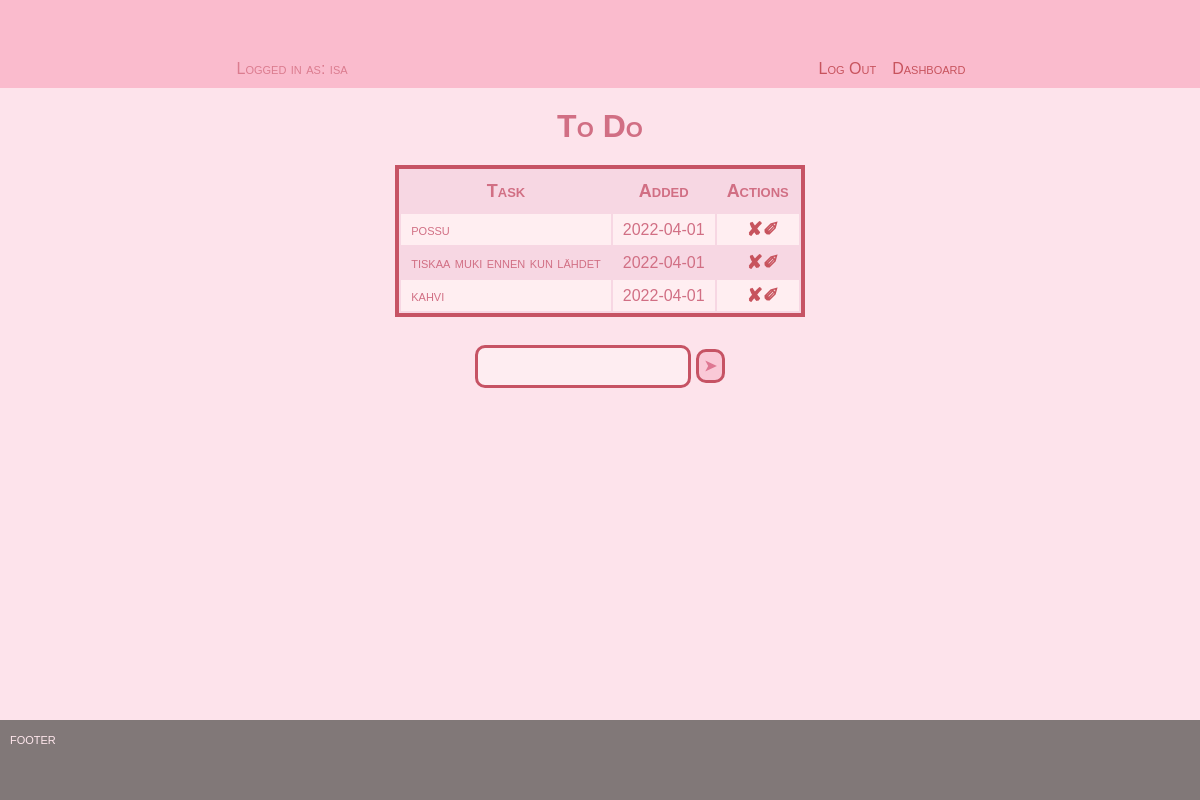
Page / (signed in) on the earlier database version.
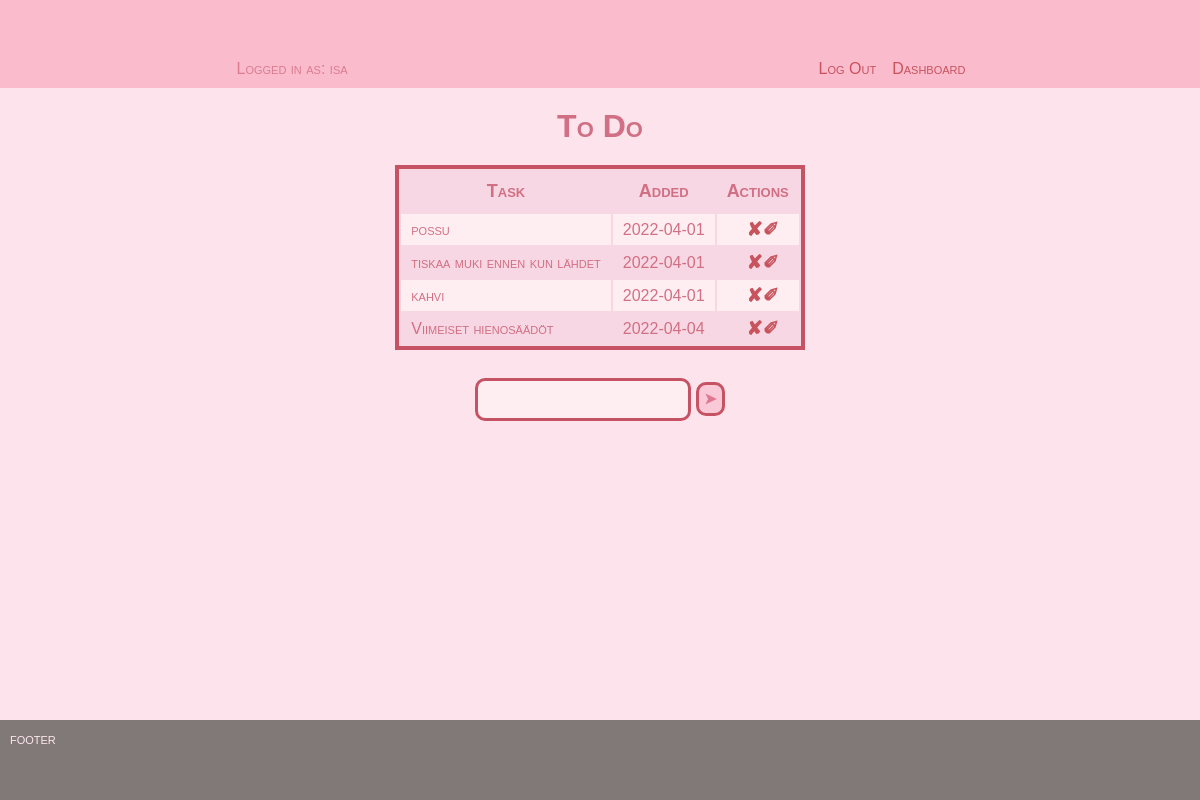
Same page on the later database version.
### app.py (models this page shows, shortened)
class User(db.Model, UserMixin):
    id = db.Column(db.Integer, primary_key=True)
    username = db.Column(db.String(20), nullable=False, unique=True)
    password = db.Column(db.String(80), nullable=False )

class Todo(db.Model):
    id = db.Column(db.Integer, primary_key=True)
    content = db.Column(db.String(200), nullable=False)
    date_created = db.Column(db.DateTime, default=datetime.utcnow)
    created_by = db.Column(db.String(10),)
    completed = db.Column(db.Boolean, default=False)

### app.py (the view)
@app.route('/', methods=['POST', 'GET'])
@login_required
def index():
    if request.method == 'POST':
        task_content = request.form['content']
        new_task = Todo(content=task_content)
        try:
            db.session.add(new_task)
            db.session.commit()
            return redirect('/')
        except:
            return 'there was a problem'
    else:
        tasks = Todo.query.order_by(Todo.date_created).all()
        return render_template('index.html', tasks=tasks)

### app.py (called while the page is built)
@login_manager.user_loader
def load_user(user_id):
    return User.query.get(user_id)

### templates/index.html (shortened to what this page needs)
{% extends 'base.html' %}
{% block body %}
<div class="page">
    <div class="header">
        <p class="loggedinas">Logged in as: {{current_user.username}}</p>
            <ul>
                <li><a class="headbutt" href="{{url_for('logout')}}"> Log Out </a></li>
                <li> <a class="headbutt" href="{{ url_for('dashboard')}}">Dashboard</a></li>
            </ul>
    </div>
    <div class="content">
        <h1>To Do</h1>
        {% if tasks|length < 1 %}
        <h4>Add a note to dispaly on todo table</h4>
        {% else %}
        <table>
            <tr>
                <th>Task</th>
                <th>Added</th>
                <th>Actions</th>
            </tr>
            {% for task in tasks %}
                <tr>
                    <td>{{ task.content }}</td>
                    <td>{{ task.date_created.date() }}</td>
                    <td class="buttons">
                        <a href="/delete/{{task.id}}">&#10008;</a>
                        <a href="/update/{{task.id}}">&#10000;</a>
                    </td>
                </tr>
            {% endfor %}
        </table>
        {% endif %}
        <br>
        <div class="form">
            <form action="/"method="POST">
                <input type="text" name="content" id="content" required>
                <input id="submit" type="submit" value="&#10148;">
            </form>
        </div>
        <footer>
           <p> footer </p>
        </footer>
</div>
</div>
{% endblock %}

### templates/base.html (shortened to what this page needs)
<!DOCTYPE html>
<html lang="en">
<head>
    <link rel="stylesheet" href="{{ url_for('static', filename='css/main.css') }}">
</head>
<body>
    {% block body %}{% endblock %}
</body>
</html>

### static/css/main.css (style rules this page uses)
:root { --bg-color: rgb(253, 227, 235); --bg-color2: rgb(250, 201, 215); --border: rgb(198, 83, 100); --text: rgb(222, 119, 146); }
* { margin: 0; font-variant: small-caps; font-family: 'Trebuchet MS', 'Lucida Sans Unicode', 'Lucida Grande', 'Lucida Sans', Arial, sans-serif; }
.page { margin: 0; display: flex; flex-direction: column; gap: 0; align-items: center; justify-items: center; background-color: var(--bg-color); min-height: 100vh; }
.content { margin: 0; font-family: 'Trebuchet MS', 'Lucida Sans Unicode', 'Lucida Grande', 'Lucida Sans', Arial, sans-serif; color: rgb(209, 111, 132); display: flex; align-items: center; justify-content: center; flex-direction: column; padding: 20px; }
.header { display: flex; flex-direction: row; align-items: center; justify-content: space-around; padding-top: 50px; background-color: #fabbcd; width: 100%; margin-top: 0; font-family: 'Trebuchet MS', 'Lucida Sans Unicode', 'Lucida Grande', 'Lucida Sans', Arial, sans-serif; }
.headbutt { padding: 5px; display: block; padding: 8px; float: left; }
.loggedinas { color: rgb(219, 124, 143); font-family: 'Trebuchet MS', 'Lucida Sans Unicode', 'Lucida Grande', 'Lucida Sans', Arial, sans-serif; float: left; }
ul { list-style-type: none; margin: 0; padding: 0; }
li { display: inline; background-color: #fabbcd; }
table { display: flex; flex-direction: column; row-gap: 0; background-color: rgb(247, 215, 227); border: 4px solid var(--border); max-width: 600px; margin-top: 20px; }
th { font-size: large; padding: 10px; color: rgb(209, 111, 132); }
td { padding: 4px 10px; }
tr:nth-child(even) { background-color: #ffeef1; }
td.buttons { display: flex; }
.buttons { font-size: larger; font-weight: bold; padding-right: 20px; float: right; }
.form { display: flex; flex-direction: row; margin: 10px; }
input[type=button], input[type=submit] { padding-bottom: 8px; padding: 5px; color: var(--text); border: 3px solid var(--border); border-radius: 10px; font-size: 15px; font-weight: bold; background-color: var(--bg-color2); }
input[name=content] { border: 3px solid rgb(198, 83, 100); border-radius: 10px; height: 27px; max-width: 300px; min-width: 200px; text-decoration: none; margin: auto; padding: 5px; background-color: rgb(254, 237, 241); }
a { text-decoration: none; color: rgb(199, 83, 93); }
footer { position: absolute; bottom: 0; width: 100%; height: 5rem; background-color: #817878; color: rgb(255, 231, 237); position: absolute; margin: 0; }
p { padding: 10px; columns: rgb(222, 119, 146);; }

Differences in the rows shown:
added Todo: content "Viimeiset hienosäädöt", date_created "2022-04-04"
